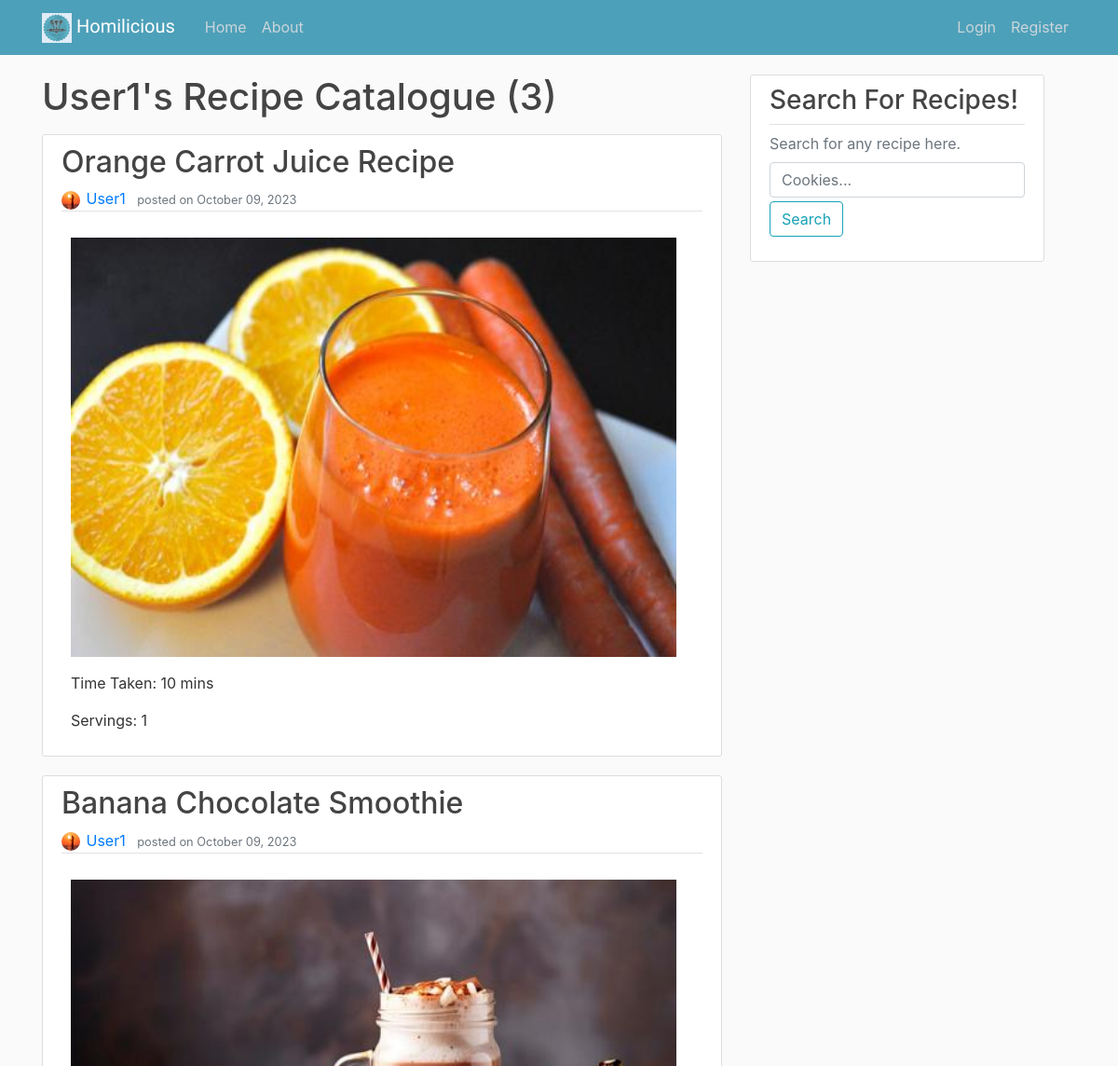
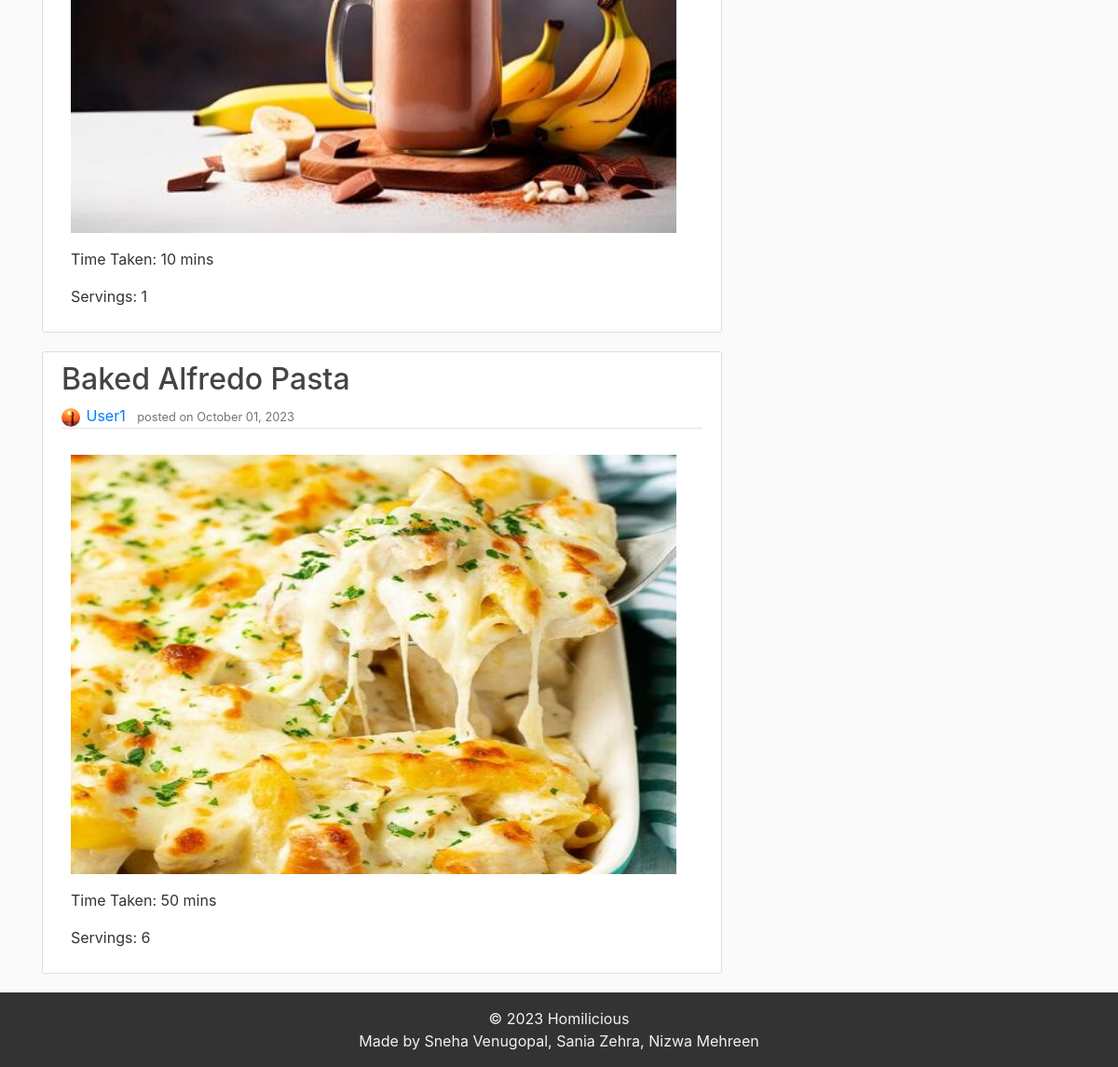
Screenshot of /recipe/User1/ with the database file from the repository (2 pictures, top to bottom).
### recipes/models.py (models this page shows, shortened)
class Recipe(models.Model):
    recipe_name = models.CharField(max_length=100)
    author = models.ForeignKey(User, on_delete=models.CASCADE)
    content = models.TextField()
    date_posted = models.DateTimeField(default=timezone.now)
    recipe_img = models.ImageField(upload_to="recipe_images")
    total_time = models.CharField(max_length=20)
    servings = models.PositiveIntegerField()

### users/models.py (models this page shows, shortened)
class Profile(models.Model):
    user = models.OneToOneField(User, on_delete=models.CASCADE)
    profile_pic = models.ImageField(default='profile_pics/default.jpg', upload_to='profile_pics')

### recipes/views.py (the view)
# urls.py: path('recipe/<str:username>/', UserRecipeListView.as_view(), name='user_recipes'),
class UserRecipeListView(ListView):
    model = Recipe
    template_name = 'recipes/user_recipes.html'
    context_object_name = 'recipes'
    paginate_by = 3
    def get_queryset(self):
        user = get_object_or_404(User, username=self.kwargs.get('username'))
        return Recipe.objects.filter(author=user).order_by('-date_posted')

### recipes/templates/recipes/user_recipes.html (shortened to what this page needs)
{% extends "recipes/base.html" %}
{% block content %}
    <h1 class="mb-3">{{ view.kwargs.username }}'s Recipe Catalogue ({{ page_obj.paginator.count }})</h1>
    {% for recipe in recipes %}
        <article class="media content-section">
          <div class="media-body">
            <h2><a class="article-title" href="{% url 'recipe_detail' recipe.id %}">{{ recipe.recipe_name }}</a></h2>
            <div class="article-metadata">
              <img style="width: 20px; height: 20px;" class="smaller-image rounded-circle article-img" src="{{ recipe.author.profile.profile_pic.url }}">
              <a class="mr-2" href="{% url 'user_recipes' recipe.author.username %}">{{ recipe.author }}</a>
              <small class="text-muted">posted on {{ recipe.date_posted|date:"F d, Y" }}</small>
            </div>
            <p class="article-content">
              <img src="{{ recipe.recipe_img.url }}" alt="Recipe Image" width="650" height="450">
            </p>
            <p class="article-content">Time Taken: {{ recipe.total_time }}</p>
            <p class="article-content">Servings: {{ recipe.servings }}</p>
          </div>
        </article>
    {% endfor %}
{% endblock content %}

### recipes/static/recipes/style.css (style rules this page uses)
body { min-height: 100vh; display: flex; flex-direction: column; background: #fafafa; color: #333333; margin-top: 5rem; }
h1, h2, h3, h4, h5, h6 { color: #444444; }
.content-section { background: #ffffff; padding: 10px 20px; border: 1px solid #dddddd; border-radius: 3px; margin-bottom: 20px; }
.article-title { color: #444444; }
.article-content { white-space: pre-line; margin-left: 10px; }
.article-img { height: 65px; width: 65px; margin-right: 2px; }
.article-metadata { padding-bottom: 1px; margin-bottom: 4px; border-bottom: 1px solid #e3e3e3 }

### rows the page displays
Recipe: recipe_name "Orange Carrot Juice Recipe", author.profile.profile_pic (picture), author "User1", date_posted "October 09, 2023", recipe_img (picture), total_time "10 mins", servings "1"
Recipe: recipe_name "Banana Chocolate Smoothie", author.profile.profile_pic (picture), author "User1", date_posted "October 09, 2023", recipe_img (picture), total_time "10 mins", servings "1"
Recipe: recipe_name "Baked Alfredo Pasta", author.profile.profile_pic (picture), author "User1", date_posted "October 01, 2023", recipe_img (picture), total_time "50 mins", servings "6"

### other values shown
{{ view.kwargs.username }} "User1"
{{ page_obj.paginator.count }} "3"
